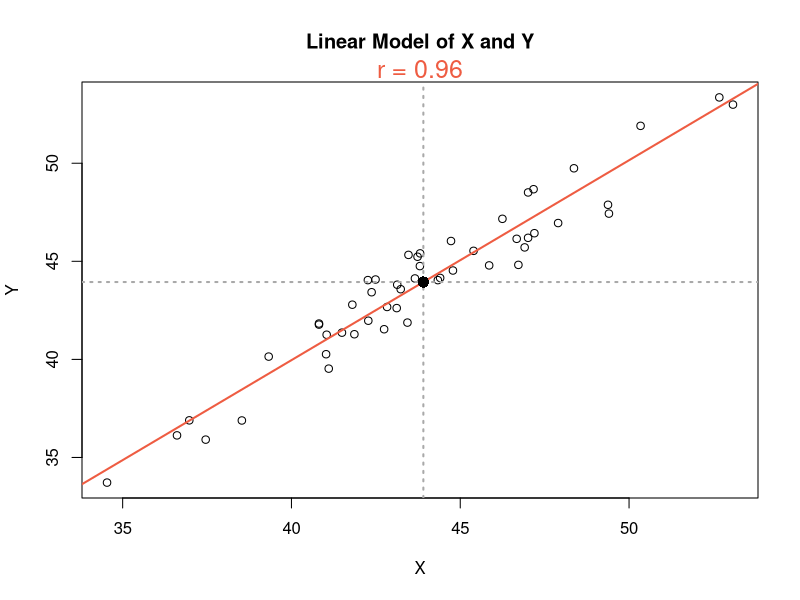
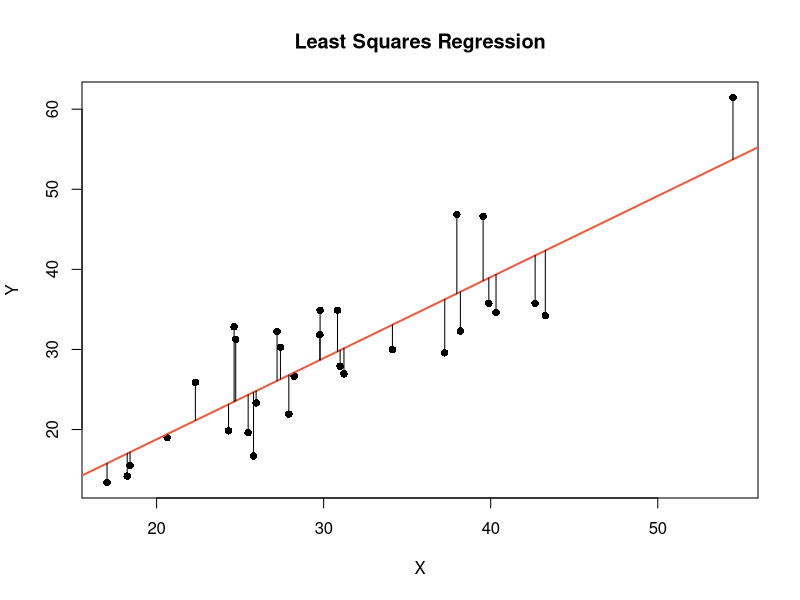

Generate these figures, in order, with R:
####
# Visualize linear regression
####

# Simulate data points with a strong positive correlation.
x <- rnorm(50, 45, 4)
y <- jitter(x, amount=2)
plot(x, y, main="Linear Model of X and Y", xlab="X", ylab="Y")

# Add correlation coefficient to top margin.
r <- round(cor(x, y), 2)
r.text <- paste("r = ", r, sep="")
mtext(r.text, col="tomato2", cex=1.5)

# Build a linear model and add it to the plot.
model <- lm(y ~ x)
print(model)
abline(model, col="tomato2", lwd=2)

# Add centroid to the plot.
abline(v=mean(x), lwd=2, lty=3, col="darkgray")
abline(h=mean(y), lwd=2, lty=3, col="darkgray")
points(mean(x), mean(y), pch=16, cex=1.5)

####
# Visualize least squares method
####

# Simulate data points and add a linear regression line.
x <- rnorm(30, 30, 8)
y <- jitter(x, amount=10)
plot(x, y, main="Least Squares Regression", xlab="X", ylab="Y", pch=16)
model <- lm(y ~ x)
abline(model, col="tomato2", lwd=2)

# Add residual lines.
for (i in 1:length(x)) {
  polygon(c(x[i], x[i]), c(predict(model)[i], y[i]))
}

####
# Example: Ages of Spouses
####

# Load the data.
wife <- c(35, 59, 60, 74, 74, 81)
husband <- c(41, 56, 61, 68, 77, 77)
spouse.ages <- data.frame(wife, husband)

# Check for a linear relationship (correlation coefficient).
cor(spouse.ages$wife, spouse.ages$husband)

# Find the model for the linear relationship.
model <- lm(spouse.ages$wife ~ spouse.ages$husband)
print(model)
